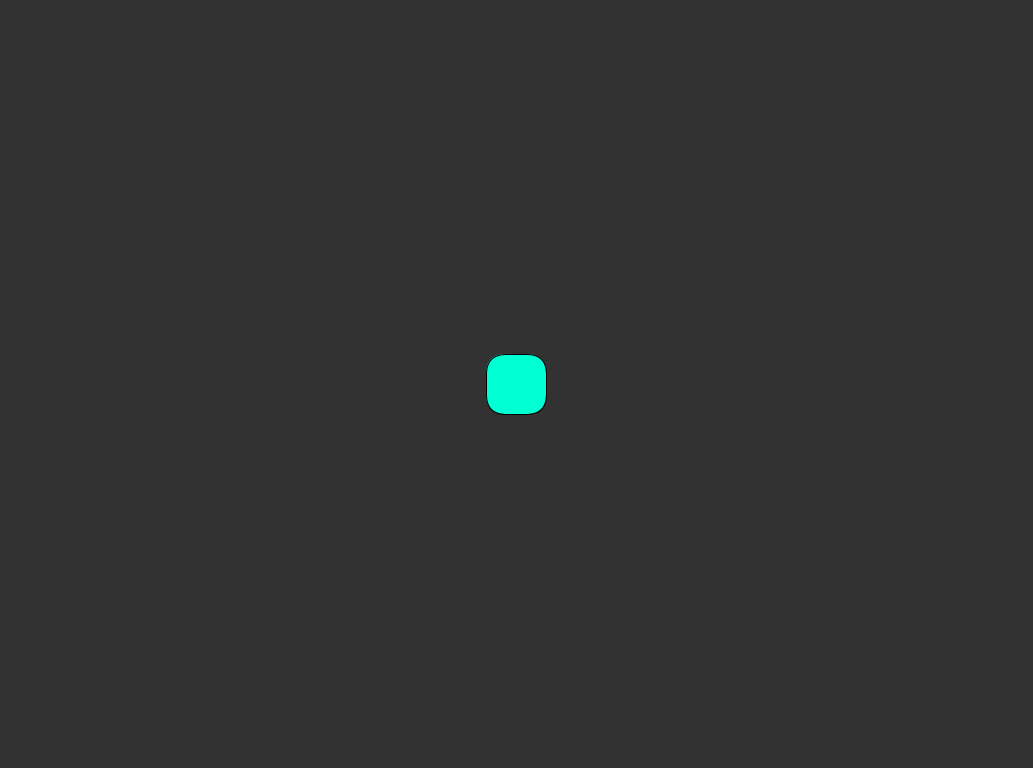
Frame 1 (no input)
Frame 60 (the mouse pressed at the canvas centre just before this capture): identical to frame 1, image omitted
Frame 120 (the mouse held since frame 60 and released just before this capture): identical to frame 1, image omitted

The Processing sketch that drew this single still picture (run headless with seeded random() and noise(); from frame 60 on, the mouse is pressed at the canvas centre):

// Processing sketch: day_08_01_speed
// ── day_08_01_speed.pde
//----------------------------------------------------
// DT Bootcamp 2014, Parsons the New School for Design. 
// Day 8, speed
//----------------------------------------------------

//Declaring the properties of our object:
float size;
float posX;
float posY;
float speedX;
float speedY;

void setup(){
  size(1033, 768);
  colorMode(HSB);
  
  //Assigning values to the properties
  size = 60;
  posX = width/2;
  posY = height/2;
  speedX = 0;
  speedY = 0;  
}

void draw(){
  background(50);
  
  rectMode(CENTER);
  fill(120, 255, 255);
  rect(posX, posY, size, size, 20);

  //Add speed to the position
  posX = posX + speedX;
  posY = posY + speedY;
}

void keyPressed(){
  if(key == CODED){
    if(keyCode == UP){
      speedY = -2;
    }else if(keyCode == DOWN){
      speedY = 2;
    }else if(keyCode == LEFT){
      speedX = -2;
    }else if(keyCode == RIGHT){
      speedX = 2;
    }   
  }
}
